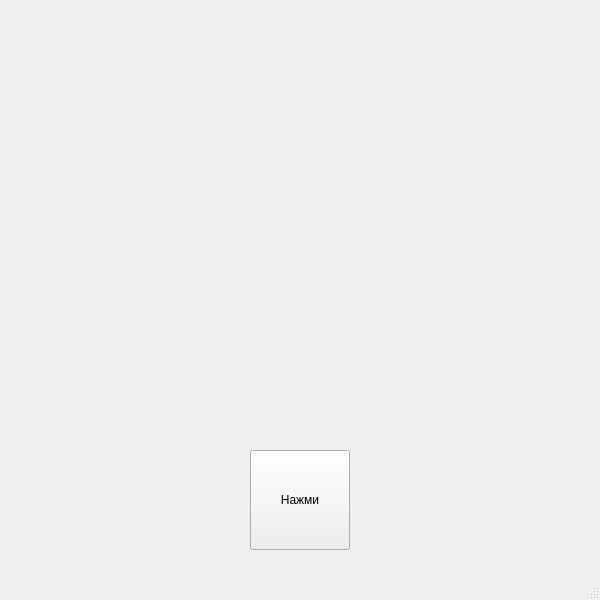
<?xml version="1.0" encoding="UTF-8"?>
<ui version="4.0">
 <class>MainWindow</class>
 <widget class="QMainWindow" name="MainWindow">
  <property name="geometry">
   <rect>
    <x>0</x>
    <y>0</y>
    <width>600</width>
    <height>600</height>
   </rect>
  </property>
  <property name="windowTitle">
   <string>MainWindow</string>
  </property>
  <widget class="QWidget" name="centralwidget">
   <widget class="QPushButton" name="button">
    <property name="geometry">
     <rect>
      <x>250</x>
      <y>450</y>
      <width>100</width>
      <height>100</height>
     </rect>
    </property>
    <property name="text">
     <string>Нажми</string>
    </property>
   </widget>
  </widget>
  <widget class="QMenuBar" name="menubar">
   <property name="geometry">
    <rect>
     <x>0</x>
     <y>0</y>
     <width>600</width>
     <height>26</height>
    </rect>
   </property>
  </widget>
  <widget class="QStatusBar" name="statusbar"/>
 </widget>
 <resources/>
 <connections/>
</ui>
